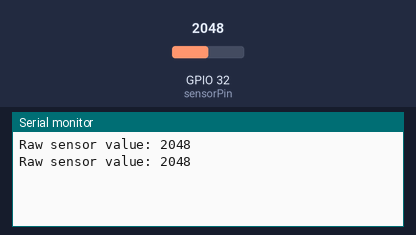
A sketch run on a simulated ESP32. On the bench: the last lines printed to the serial monitor. The inputs (shaded band) are chosen by the test bench; at power-on: GPIO 32 (sensorPin) = 2048.

Above: at 3.8 s.
3.9 s: GPIO 32 (sensorPin) set to 2866
At 7.4 s:
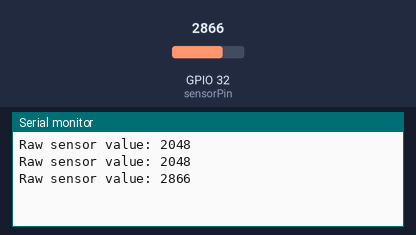
7.8 s: GPIO 32 (sensorPin) set to 3603
At 9.8 s:
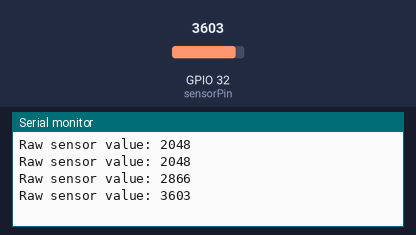
Timing chart, 0 to 11.3 s (numbered marks = the images above; inputs shaded):
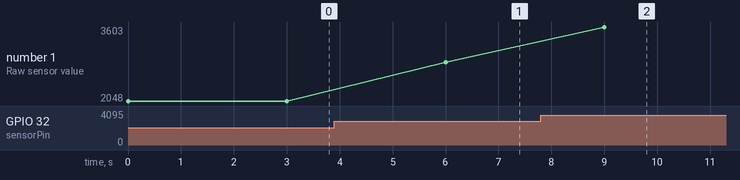

Measured:
- after the input at 3.9 s, the serial monitor: prints a new line after 2.1 s (image 1)
- after the input at 7.8 s, the serial monitor: prints a new line after 1.2 s (image 2)
- plotted number 1: 2048 → 2866 after the input at 3.9 s, 2866 → 3603 after the input at 7.8 s

The sketch:

TestingPHSensor.ino
```cpp
#include <Arduino.h>

const int sensorPin = 32; // GPIO32 as the analog input pin

void setup() {
  Serial.begin(115200); // Initialize serial communication
}

void loop() {
  // Read analog voltage from the pH sensor
  int sensorValue = analogRead(sensorPin);

  // Print the raw sensor value to the serial monitor
  Serial.print("Raw sensor value: ");
  Serial.println(sensorValue);

  delay(3000); // Delay for stability between measurements
}
```
